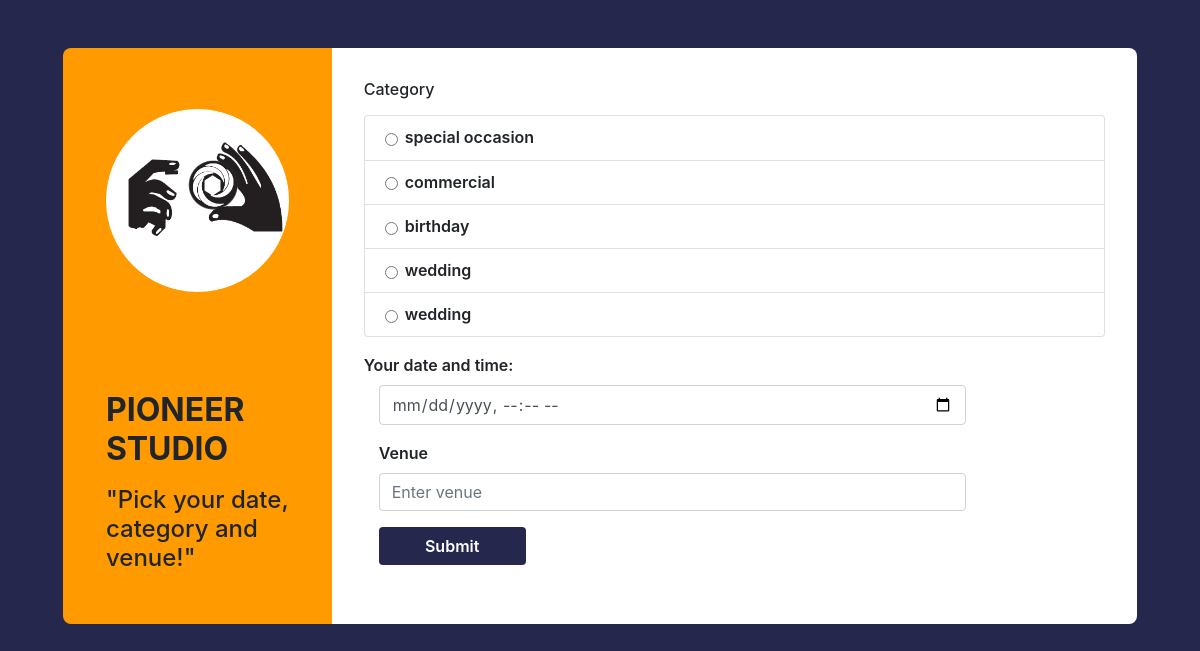
The page /booking_form.php?num=4 on the database its author committed.
### tables this page shows
CREATE TABLE `photostudio` (
  `stud_id` int(11) NOT NULL,
  `stud_profile_pic` varchar(100) NOT NULL,
  `stud_name` varchar(50) DEFAULT NULL,
  `stud_phone` varchar(12) DEFAULT NULL,
  `stud_email` varchar(50) DEFAULT NULL,
  `stud_password` varchar(100) DEFAULT NULL,
  `stud_rating` int(11) DEFAULT NULL,
  `stud_address` varchar(60) DEFAULT NULL,
  `stud_city` varchar(50) NOT NULL,
  `stud_description` varchar(200) NOT NULL,
  `studio_val` int(11) NOT NULL
);

CREATE TABLE `category` (
  `categ_name` varchar(50) NOT NULL,
  `stud_id` int(11) DEFAULT NULL
);

### booking_form.php (the view, shortened to what this page needs)
<?php
include 'db_connect.php';
$studio_id = $_GET["num"];
?>
<!DOCTYPE html>
<html>
<head>
  <link rel="stylesheet" href="https://maxcdn.bootstrapcdn.com/bootstrap/4.0.0/css/bootstrap.min.css">
</head>
<body>
  <form action="booking_form.php?num=<?php echo $studio_id ?>" method="POST">
    <div class="container contact">
      <div class="row">
        <div class="col-md-3">
          <div class="contact-info">
            <img src="resources/img/logx.png" alt="image" / style="width: 100%; height: auto;">
            <br>
            <br>
            <br>
            <br>
            <?php
            $sql = "select * from photostudio where stud_id = '$studio_id'";
            $result = mysqli_query($conn, $sql);
            while ($row = mysqli_fetch_assoc($result)) {
              $studio_name = $row["stud_name"];
            }
            ?>
            <h2 style="text-transform:uppercase;"><b><?php echo $studio_name; ?> </b></h2>
            <h4>"Pick your date, category and venue!"</h4>
          </div>
        </div>
        <div class="col-md-9">
          <div class="contact-form">
            <div class="form-group ">
              <div class="form-group ">
                <la class="h6 ">
                  <p>Category</p>
                  <ul class="list-group">
                    <?php
                    $sql = "select * from category  where stud_id = '$studio_id'";
                    $result = mysqli_query($conn, $sql);
                    while ($row = mysqli_fetch_assoc($result)) {
                      $category = $row["categ_name"];
                      echo '
                    <li class="list-group-item col-12">
                      <div class="form-check">
                        <input class="form-check-input" type="radio" name="category" id="exampleRadios1" value="' . $category . '">
                        <label class="form-check-label" for="exampleRadios1">' . $category . '
                        </label>
                      </div>
                    </li>';
                    } ?>
                  </ul>
                </la>
              </div>
            </div>
            <div class="form-group">
              <label for="birthdaytime">Your date and time:</label>
              <div class="col-sm-10">
                <input type="datetime-local" id="booking" name="booking" class="form-control">
              </div>
            </div>
            <div class="form-group">
              <label class="control-label col-sm-2">Venue</label>
              <div class="col-sm-10">
                <input class="form-control" placeholder="Enter venue" name="venue">
              </div>
            </div>
            <div class="form-group">
              <div class="col-sm-offset-2 col-sm-10">
                <button type="submit" class="btn btn-default" name="submit">Submit</button>
              </div>
            </div>
          </div>
        </div>
      </div>
    </div>
  </form>
</body>
</html>

### booking_form.php (style rules this page uses)
body { background-color: #25274d; }
.contact { padding: 4%; height: 400px; }
.col-md-3 { background: #ff9b00; padding: 4%; border-top-left-radius: 0.5rem; border-bottom-left-radius: 0.5rem; }
.contact-info { margin-top: 10%; }
.contact-info img { margin-bottom: 15%; }
.contact-info h2 { margin-bottom: 10%; }
.col-md-9 { background: #fff; padding: 3%; border-top-right-radius: 0.5rem; border-bottom-right-radius: 0.5rem; }
.contact-form label { font-weight: 600; }
.contact-form button { background: #25274d; color: #fff; font-weight: 600; width: 25%; }

### rows shown on the page
photostudio: stud_name "PIONEER STUDIO"
category: categ_name "special occasion"
category: categ_name "commercial"
category: categ_name "birthday"
category: categ_name "wedding"
category: categ_name "wedding"
